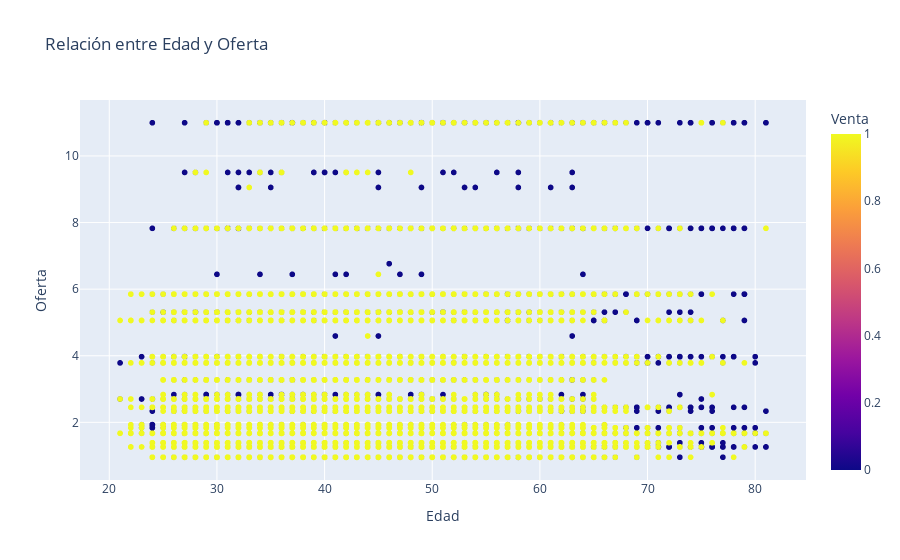

This figure's notebook cell:
### Code cell
# Relacionamos las variables Edad y Oferta, observando como la no aceptación del producto se acentua en personas de +70 años o en donde la Oferta es elevada 
# (lo cual es producto de buen score, por lo que probablemente el prospecto se encuentre bancarizado por otra entidad y con un buen comportamiento).

fig = px.scatter(df3, x = 'Edad', y = 'Oferta', color = df3.Venta, title = 'Relación entre Edad y Oferta')
fig.show()

### Figure 1 — Plotly figure (JSON) as saved in the notebook; plotly's stock layout.template omitted (floating-point values rounded to 4 significant figures; data arrays with more than 128 entries replaced by an {"elided": "..."} marker saying what was removed)
{"data": [{"hovertemplate": "Edad=%{x}<br>Oferta=%{y}<br>Venta=%{marker.color}<extra></extra>", "legendgroup": "", "marker": {"color": {"elided": "28844 int values"}, "coloraxis": "coloraxis", "symbol": "circle"}, "mode": "markers", "name": "", "showlegend": false, "type": "scattergl", "x": {"elided": "28844 int values"}, "xaxis": "x", "y": {"elided": "28844 float values"}, "yaxis": "y"}], "layout": {"autosize": true, "coloraxis": {"colorbar": {"title": {"text": "Venta"}}, "colorscale": [[0, "#0d0887"], [0.1111, "#46039f"], [0.2222, "#7201a8"], [0.3333, "#9c179e"], [0.4444, "#bd3786"], [0.5556, "#d8576b"], [0.6667, "#ed7953"], [0.7778, "#fb9f3a"], [0.8889, "#fdca26"], [1, "#f0f921"]]}, "legend": {"tracegroupgap": 0}, "title": {"text": "Relación entre Edad y Oferta"}, "xaxis": {"anchor": "y", "autorange": true, "domain": [0, 1], "range": [17.47, 84.53], "title": {"text": "Edad"}, "type": "linear"}, "yaxis": {"anchor": "x", "autorange": true, "domain": [0, 1], "range": [0.2158, 11.73], "title": {"text": "Oferta"}, "type": "linear"}}}
